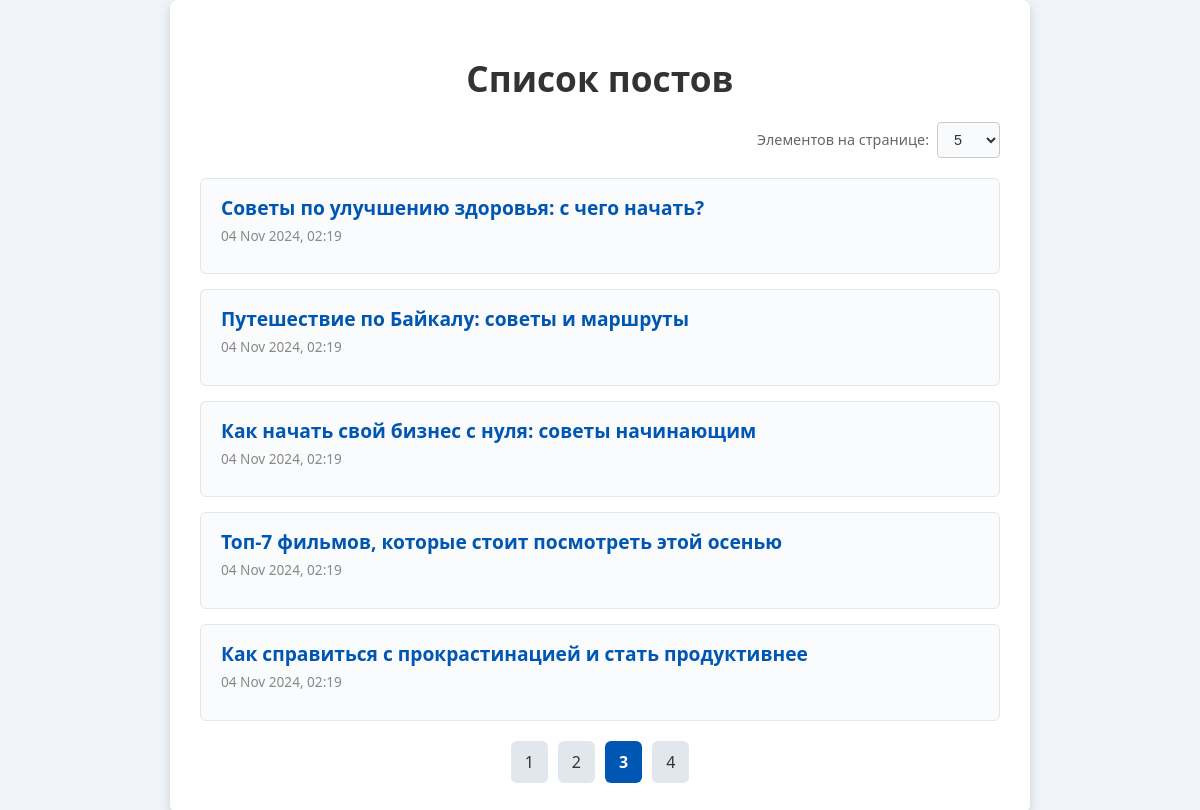
The page /?page=3&per_page=5 on the database its author committed.
### blog/models.py (models this page shows, shortened)
class Post(models.Model):
    title = models.CharField(max_length=200)
    content = models.TextField()
    created_at = models.DateTimeField(auto_now_add=True)

### blog/views.py (the view)
# urls.py: path('', views.post_list, name='post_list'),
def post_list(request):
    posts = Post.objects.all()
    per_page = request.GET.get('per_page', 5)  # Значение по умолчанию - 5
    paginator = Paginator(posts, per_page)
    page_number = request.GET.get('page')
    page_obj = paginator.get_page(page_number)
    context = {
        'page_obj': page_obj,
        'per_page': per_page,
    }
    return render(request, 'blog/post_list.html', context)

### blog/templates/blog/post_list.html (shortened to what this page needs)
<!DOCTYPE html>
<html lang="ru">
<head>
</head>
<body>
    <div class="container">
        <h1>Список постов</h1>
        <form method="get">
            <label for="per_page">Элементов на странице:</label>
            <select name="per_page" id="per_page" onchange="this.form.submit()">
                <option value="5" {% if per_page == '5' %}selected{% endif %}>5</option>
            </select>
        </form>
        <ul>
            {% for post in page_obj %}
                <li class="post-item">
                    <p class="post-title">{{ post.title }}</p>
                    <p class="post-date">{{ post.created_at|date:"d M Y, H:i" }}</p>
                </li>
            {% endfor %}
        </ul>
        <ul class="pagination">
            {% for num in page_obj.paginator.page_range %}
                {% if page_obj.number == num %}
                    <li class="active"><span>{{ num }}</span></li>
                {% else %}
                    <li><a href="?page={{ num }}&per_page={{ per_page }}">{{ num }}</a></li>
                {% endif %}
            {% endfor %}
        </ul>
    </div>
</body>
</html>

### blog/templates/blog/post_list.html (style rules this page uses)
body { font-family: 'Segoe UI', Tahoma, Geneva, Verdana, sans-serif; background-color: #f0f4f8; color: #444; margin: 0; padding: 0; display: flex; justify-content: center; align-items: center; min-height: 100vh; }
.container { max-width: 800px; width: 100%; padding: 30px; background-color: #fff; box-shadow: 0 4px 12px rgba(0, 0, 0, 0.15); border-radius: 8px; }
h1 { text-align: center; color: #333; font-size: 2.2em; margin-bottom: 20px; }
form { display: flex; justify-content: flex-end; align-items: center; margin-bottom: 20px; }
form label { margin-right: 8px; font-size: 0.9em; color: #666; }
select { padding: 8px 12px; font-size: 0.9em; border: 1px solid #ccc; border-radius: 4px; background-color: #f9fafb; color: #333; cursor: pointer; }
ul { list-style-type: none; padding: 0; margin: 0; }
.post-item { padding: 15px 20px; margin-bottom: 15px; border: 1px solid #e1e7ec; border-radius: 6px; background-color: #fafbfc; transition: transform 0.2s, box-shadow 0.2s; }
.post-title { font-size: 1.2em; font-weight: 600; color: #0056b3; margin: 0; }
.post-date { color: #888; font-size: 0.85em; margin-top: 5px; }
.pagination { display: flex; justify-content: center; list-style-type: none; padding: 0; margin-top: 20px; }
.pagination li { margin: 0 5px; }
.pagination li a, .pagination li span { display: block; padding: 10px 14px; text-decoration: none; color: #333; background-color: #e1e7ec; border-radius: 6px; transition: background-color 0.3s, color 0.3s; }
.pagination li.active span { font-weight: bold; color: #fff; background-color: #0056b3; }

### rows shown on the page
Post: title "Советы по улучшению здоровья: с чего начать?", created_at "04 Nov 2024, 02:19"
Post: title "Путешествие по Байкалу: советы и маршруты", created_at "04 Nov 2024, 02:19"
Post: title "Как начать свой бизнес с нуля: советы начинающим", created_at "04 Nov 2024, 02:19"
Post: title "Топ-7 фильмов, которые стоит посмотреть этой осенью", created_at "04 Nov 2024, 02:19"
Post: title "Как справиться с прокрастинацией и стать продуктивнее", created_at "04 Nov 2024, 02:19"

### other values the page prints
{{ num }} "1" "2" "4"
{{ num }} "3"
